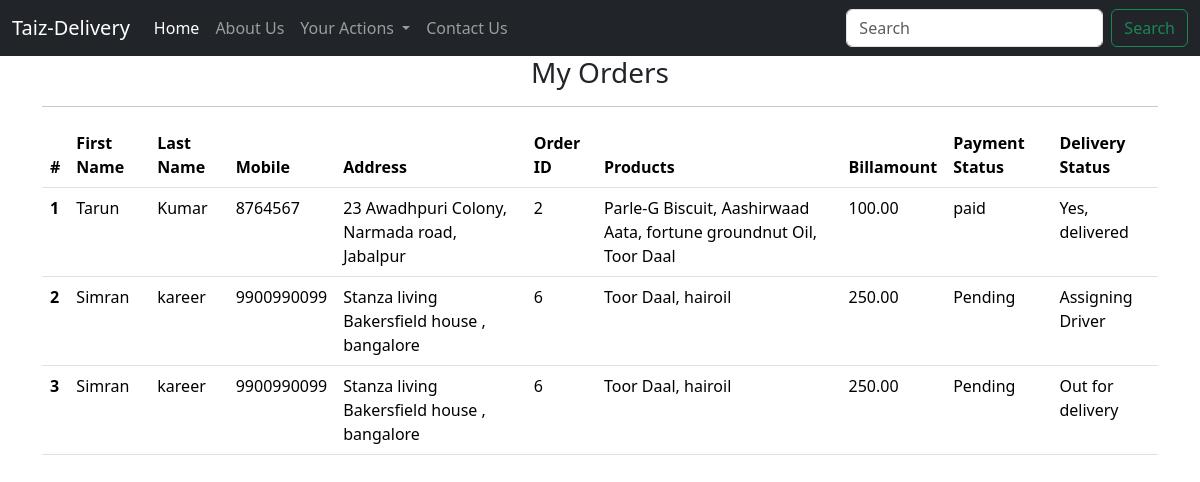
Page /myorders/ on the committed database.
### myapp/models.py (models this page shows, shortened)
class Delivery(models.Model):
    order = models.ForeignKey(ordermodel, on_delete=models.CASCADE,default=2,null=True)
    customer = models.ForeignKey(customer, on_delete=models.CASCADE,null=True)
    deliverystatus = models.CharField(max_length=122,null=True)
    paymentstatus = models.CharField(max_length=122,null=True)
    paymentmethod = models.CharField(max_length=122,null=True)
    billamount = models.DecimalField(max_digits=9,decimal_places=2,default=0,null=True)
    deliveryagent = models.ForeignKey(Driver,on_delete=models.CASCADE,null=True)

class customer(models.Model):
    firstname = models.CharField(max_length=122)
    middlename = models.CharField(max_length=122,blank=True)
    lastname = models.CharField(max_length=122)
    customermobile1 = models.IntegerField()
    alternatenumber = models.IntegerField(default=0,null=False)
    customeraddress = models.CharField(max_length=150)

class ordermodel(models.Model):
    createdon = models.DateTimeField(auto_now_add=True)
    customer=models.ForeignKey(customer, on_delete=models.CASCADE)
    product=models.ManyToManyField(product)

class product(models.Model):
    productname = models.CharField(max_length=122)
    price = models.DecimalField(max_digits=7,decimal_places=2)
    productdescription = models.CharField(max_length=122)
    shop= models.ForeignKey(Shop, on_delete=models.CASCADE)

### myapp/views.py (the view)
# urls.py: path("myorders/", views.myorders,name="My Order"), #used to view user' orders
def myorders(request):
    deliv = Delivery.objects.all()
    context={
        'deliv' : deliv,
    }
    return render(request,'myorders.html',context)

### templates/myorders.html (shortened to what this page needs)
{% extends 'base.html'%}
{% block body %}
<div class="container">
<h3 class = "text-center">My Orders</h3>
<hr>
        <table class="table">
            <thead>
              <tr>
                <th scope="col">#</th>
                <th scope="col">First Name</th>
                <th scope="col">Last Name</th>
                <th scope="col">Mobile</th>
                <th scope="col">Address</th>
                <th scope="col">Order ID</th>
                <th scope="col">Products</th>
                <th scope="col">Billamount</th>
                <th scope="col">Payment Status</th>
                <th scope="col">Delivery Status</th>
              </tr>
            </thead>
            {% for i in deliv %}
            <tbody>
              <tr>
                <th scope="row">{{i.id}}</th>
                <td>{{i.customer.firstname}}</td>
                <td>{{i.customer.lastname}}</td>
                <td>{{i.customer.customermobile1}}</td>
                <td>{{i.customer.customeraddress}}</td>
                <td>{{i.order.id}}</td>
                <td>
                    {% for product in i.order.product.all %}
                    {{ product.productname }}{% if not forloop.last %}, {% endif %}
                    {% endfor %}
                </td>
                <td>{{i.billamount}}</td>
                <td>{{i.paymentstatus}}</td>
                <td>{{i.deliverystatus}}</td>
              </tr>
              {% endfor %}
            </tbody>
          </table>
{% endblock body %}

### templates/base.html (shortened to what this page needs)
<!doctype html>
<html lang="en">
  <head>
    <link href="https://cdn.jsdelivr.net/npm/bootstrap@5.3.2/dist/css/bootstrap.min.css" rel="stylesheet">
</head>
  <body>
    <nav class="navbar navbar-expand-lg navbar-dark bg-dark">
        <div class="container-fluid">
          <a class="navbar-brand" href="#">Taiz-Delivery</a>
          <div class="collapse navbar-collapse" id="navbarSupportedContent">
            <ul class="navbar-nav me-auto mb-2 mb-lg-0">
              <li class="nav-item">
                <a class="nav-link active" aria-current="page" href="/">Home</a>
              </li>
              <li class="nav-item">
                <a class="nav-link" href=/about>About Us</a>
              </li>
              <li class="nav-item dropdown">
                <a class="nav-link dropdown-toggle" href="#" role="button" data-bs-toggle="dropdown" aria-expanded="false">
                  Your Actions
                </a>
                <li class="nav-item">
                    <a class="nav-link" href=/contact>Contact Us</a>
                  </li>
            </ul>
            <form class="d-flex" role="search">
              <input class="form-control me-2" type="search" placeholder="Search" aria-label="Search">
              <button class="btn btn-outline-success" type="submit">Search</button>
            </form>
          </div>
        </div>
      </nav>
    {%block body%}
    {%endblock body%}
  </body>
</html>

### rows in the picture
Delivery: id "1", customer.firstname "Tarun", customer.lastname "Kumar", customer.customermobile1 "8764567", customer.customeraddress "23 Awadhpuri Colony, Narmada road, Jabalpur", order.id "2", billamount "100.00", paymentstatus "paid", deliverystatus "Yes, delivered"
product: productname "Parle-G Biscuit"
product: productname "Aashirwaad Aata"
product: productname "fortune groundnut Oil"
product: productname "Toor Daal"
Delivery: id "2", customer.firstname "Simran", customer.lastname "kareer", customer.customermobile1 "9900990099", customer.customeraddress "Stanza living Bakersfield house , bangalore", order.id "6", billamount "250.00", paymentstatus "Pending", deliverystatus "Assigning Driver"
product: productname "hairoil"
Delivery: id "3", customer.firstname "Simran", customer.lastname "kareer", customer.customermobile1 "9900990099", customer.customeraddress "Stanza living Bakersfield house , bangalore", order.id "6", billamount "250.00", paymentstatus "Pending", deliverystatus "Out for delivery"
